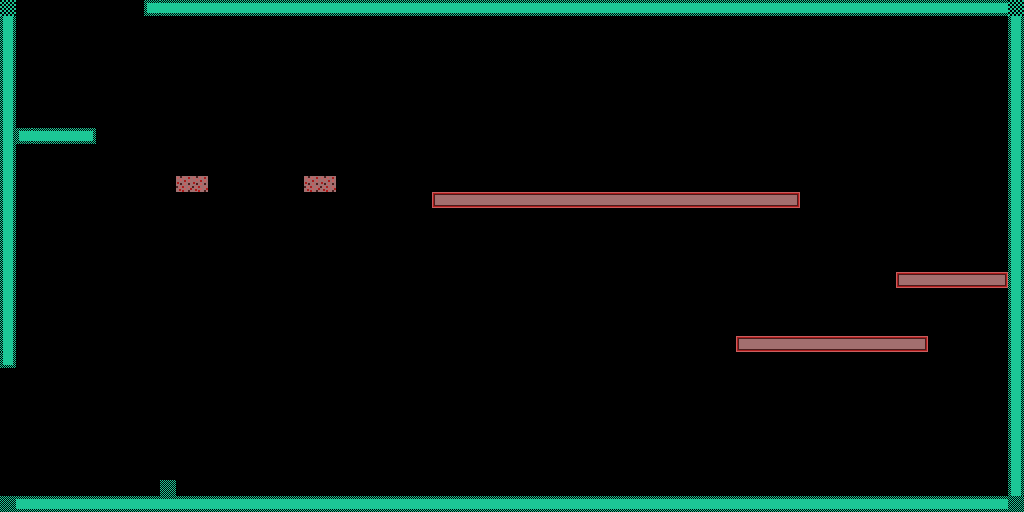

A 2D game scene composited from a Tiled map and its tileset images. What follows is a short description and the map's XML, with each tile layer's data collapsed to a summary:
An orthogonal 64x32 tile map with 16x16 px tiles, 1 tile layer (Tile Layer 1) and 4 objects (2x teleport, platform, slime).

<map version="1.0" orientation="orthogonal" width="64" height="32" tilewidth="16" tileheight="16">
 <tileset firstgid="1" name="Tiles" tilewidth="16" tileheight="16">
  <image source="ccbResources/Tiles.png" width="800" height="600" />
 </tileset>
 <layer name="Tile Layer 1" width="64" height="32">
  <data>[2048 cells, 224 non-empty, 12 distinct tile ids]</data>
 </layer>
 <objectgroup name="objects" width="64" height="32">
  <object type="platform" x="199" y="441" width="516">
   <properties>
    <property name="sprite" value="metalplatform.png" />
   </properties>
  </object>
  <object type="teleport" x="20" y="2" width="121" height="11">
   <properties>
    <property name="direction" value="up" />
   </properties>
  </object>
  <object type="teleport" x="1" y="373" width="19" height="126">
   <properties>
    <property name="direction" value="west" />
   </properties>
  </object>
  <object type="slime" x="436" y="181" width="359" height="8" />
 </objectgroup>
</map>
